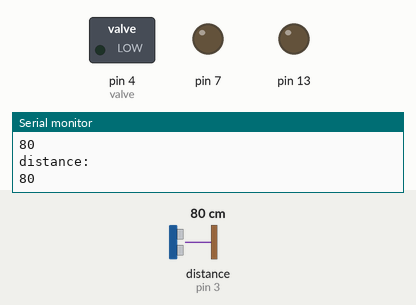
Bench run of a sketch on a simulated Arduino Uno, built with avr-gcc and run on an emulated ATmega328P. On the bench: switched loads named in the sketch (green lamp = pin HIGH), output pins drawn as LEDs (lit = HIGH), the last lines printed to the serial monitor. Wiring (inferred from the names in the program): ultrasonic range finder: trigger pin 2; echo pin 3. The inputs (shaded band) are chosen by the test bench; at power-on: distance to the obstacle (sensor on pin 3) 80 cm. The echo pulse lasts 58.3 µs per cm; pins used as bus, display or sensor lines are not drawn.

Above: at 1.3 s.
1.4 s: distance to the obstacle (sensor on pin 3) set to 33 cm
2.9 s: distance to the obstacle (sensor on pin 3) set to 29 cm
At 3.9 s:
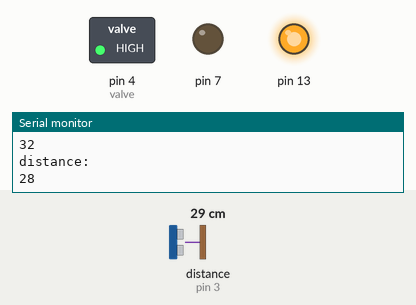
Timing chart, 0 to 10.0 s (numbered marks = the images above; inputs shaded):
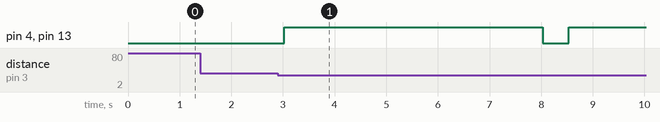

Measured:
- the behaviour switches between 31 and 30 cm on distance to the obstacle (sensor on pin 3) (found by bisection; images 0 and 1)
- after the input at 2.9 s, pin 4 (valve), pin 13: LOW → HIGH after 0.13 s, → LOW 5.0 s later, → HIGH 0.50 s later

The sketch:

valve_sonar.ino
```cpp
   int Trig_pin=2;
   int Echo_pin=3;
   int valve=4;

void setup() {
  // put your setup code here, to run once:
   pinMode(Trig_pin,OUTPUT);
   pinMode(Echo_pin,INPUT);
   pinMode(7,OUTPUT);
   pinMode(13,OUTPUT);
   pinMode(valve,OUTPUT);

Serial.begin(9600);
Serial.println("Hello");
digitalWrite(13, LOW);
digitalWrite(7, LOW);
}

void loop() {
  // put your main code here, to run repeatedly:
  long  duration,distance_cm=255;


  digitalWrite(Trig_pin, LOW);
  delayMicroseconds(2);
  digitalWrite(Trig_pin, HIGH);
  delayMicroseconds(10);
  digitalWrite(Trig_pin, LOW);
  duration = pulseIn(Echo_pin,HIGH);

  distance_cm = duration /29 / 2 ;


  Serial.println("distance: ");
  Serial.println(distance_cm);

  if(distance_cm>2 && distance_cm<30){
  digitalWrite(13, HIGH);
  digitalWrite(valve, HIGH);
  delay(5000);
  digitalWrite(13, LOW);
  digitalWrite(valve, LOW);
  }

  delay(500);

}
```
